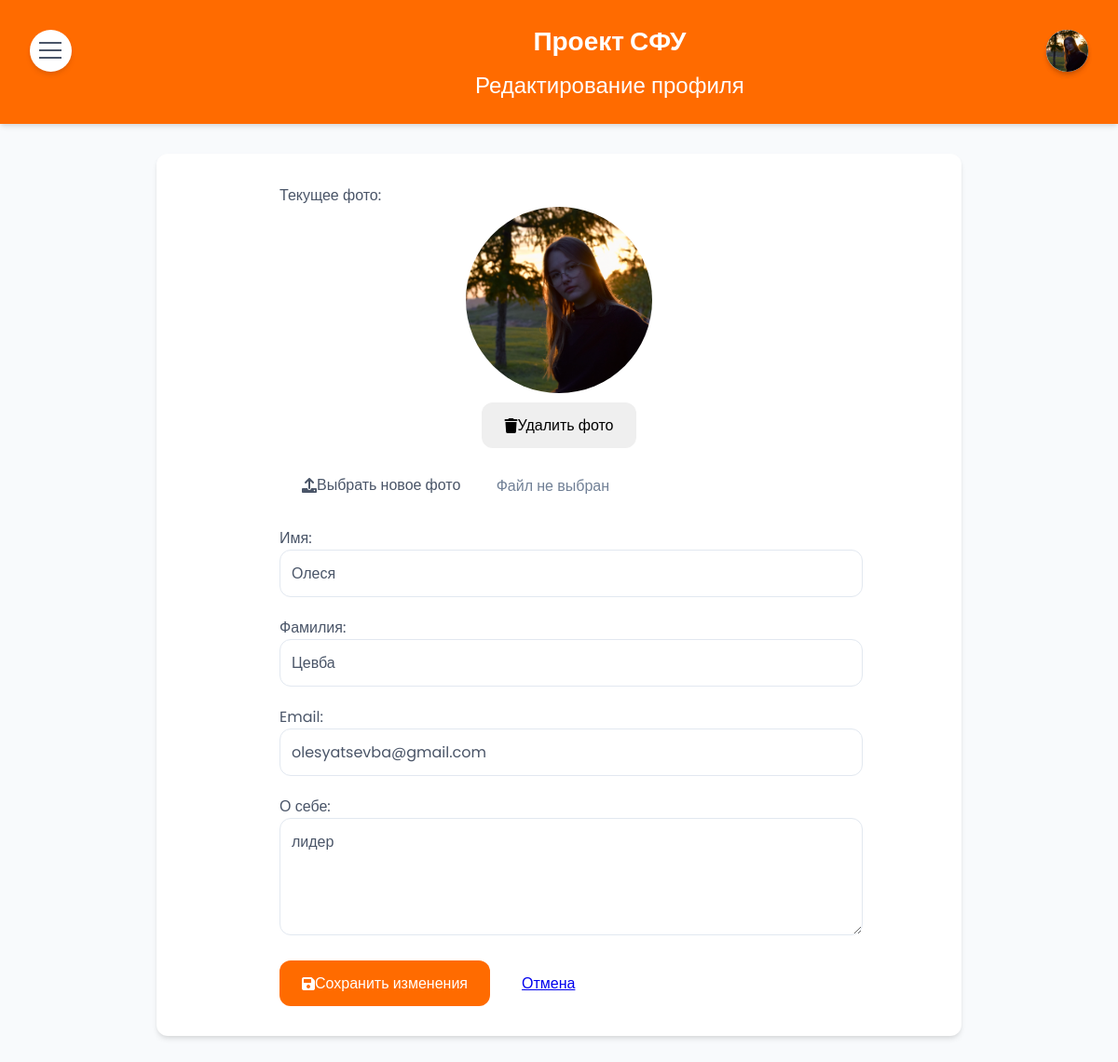
Before: /profile/edit/ (signed in) with the older database file.
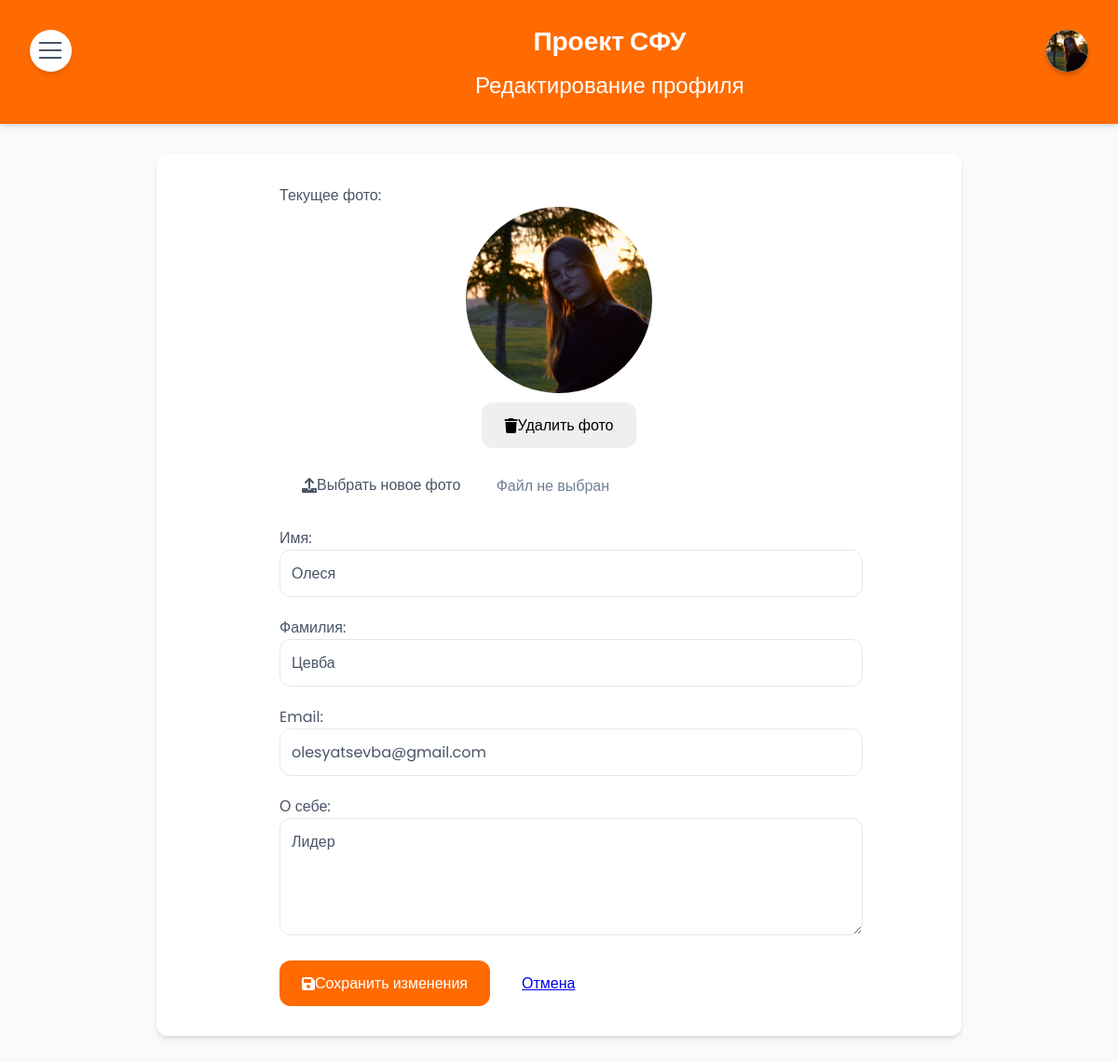
After: the same page with the newer database file.
### myapp/models.py (models this page shows, shortened)
class CustomUser(AbstractUser):
    profile_picture = models.ImageField(upload_to='profile_pics/', blank=True, null=True)
    bio = models.TextField(blank=True, null=True)
    first_name = models.CharField(max_length=30, blank=True)
    last_name = models.CharField(max_length=30, blank=True)
    groups = models.ManyToManyField(
        Group,
        verbose_name=_('groups'),
        blank=True,
        help_text=_(
            'The groups this user belongs to. A user will get all permissions '
            'granted to each of their groups.'
        ),
        related_name="customuser_set",
    )
    user_permissions = models.ManyToManyField(
        Permission,
        verbose_name=_('user permissions'),
        blank=True,
        help_text=_('Specific permissions for this user.'),
        related_name="customuser_set",
    )
    class Meta:
        verbose_name = "Пользователь"
        verbose_name_plural = "Пользователи"

### myapp/views.py (the view)
# urls.py: path('profile/edit/', views.edit_profile, name='edit_profile'),
@login_required
def edit_profile(request):
    if request.method == 'POST':
        form = ProfileForm(request.POST, request.FILES, instance=request.user)
        if 'delete_photo' in request.POST:
            if request.user.profile_picture:
                request.user.profile_picture.delete()
                request.user.profile_picture = None
                request.user.save()
            return redirect('profile')
        if form.is_valid():
            customuser = form.save()
            if 'profile_picture' in request.FILES:
                if customuser.profile_picture:
                    customuser.profile_picture.delete()  # Удаляем старое фото, если оно есть
                customuser.profile_picture = request.FILES['profile_picture']
                customuser.save()
            return redirect('profile')
    else:
        form = ProfileForm(instance=request.user)
    return render(request, 'habits/edit_profile.html', {'form': form})

### myapp/forms.py
class ProfileForm(forms.ModelForm):
    class Meta:
        model = CustomUser  # Используйте вашу кастомную модель
        fields = ['first_name', 'last_name', 'email', 'bio', 'profile_picture']
        widgets = {
            'profile_picture': forms.FileInput(attrs={'accept': 'image/*'}),
            'bio': forms.Textarea(attrs={'rows': 4}),
        }

### templates/habits/edit_profile.html (shortened to what this page needs)
{% extends 'habits/base.html' %}
{% block header %}Редактирование профиля{% endblock %}
{% block content %}
{% load static %}
    <link rel="stylesheet" type="text/css" href="{% static 'css/edit_profile.css' %}">
<div class="edit-profile-container">
    <form method="post" enctype="multipart/form-data">
        <div class="form-group">
            <label>Текущее фото:</label>
            <div class="current-photo-container">
                {% if user.profile_picture %}
                    <img src="{{ user.profile_picture.url }}" width="120" class="current-photo">
                    <button type="submit" name="delete_photo" class="btn btn-danger" style="margin-top: 10px;">
                        <i class="fas fa-trash"></i> Удалить фото
                    </button>
                {% else %}
                    <div class="no-photo">
                        <i class="fas fa-user"></i>
                    </div>
                {% endif %}
            </div>
            <div class="user-icon">
        <a href="{% url 'profile' %}">
            {% if request.user.profile_picture %}
                <img src="{{ request.user.profile_picture.url }}" alt="Profile">
            {% else %}
                <i data-feather="user"></i>
            {% endif %}
        </a>
            </div>
            <div class="file-input-wrapper">
                <label for="id_profile_picture" class="btn btn-secondary">
                    <i class="fas fa-upload"></i> Выбрать новое фото
                </label>
                <span id="file-name">Файл не выбран</span>
            </div>
        </div>
        <div class="form-group">
            <label for="id_first_name">Имя:</label>
            <input type="text" name="first_name" value="{{ form.first_name.value|default:'' }}" id="id_first_name" class="form-input">
        </div>
        <div class="form-group">
            <label for="id_last_name">Фамилия:</label>
            <input type="text" name="last_name" value="{{ form.last_name.value|default:'' }}" id="id_last_name" class="form-input">
        </div>
        <div class="form-group">
            <label for="id_email">Email:</label>
            <input type="email" name="email" value="{{ form.email.value|default:'' }}" id="id_email" class="form-input">
        </div>
        <div class="form-group">
            <label for="id_bio">О себе:</label>
            <textarea name="bio" id="id_bio" class="form-textarea" rows="4">{{ form.bio.value|default:'' }}</textarea>
        </div>
        <div class="form-actions">
            <button type="submit" class="btn btn-primary">
                <i class="fas fa-save"></i> Сохранить изменения
            </button>
            <a href="{% url 'profile' %}" class="btn btn-secondary">Отмена</a>
        </div>
    </form>
</div>
{% endblock %}

Changed rows visible on the page:
changed CustomUser "Олеся": bio "лидер" → "Лидер"
